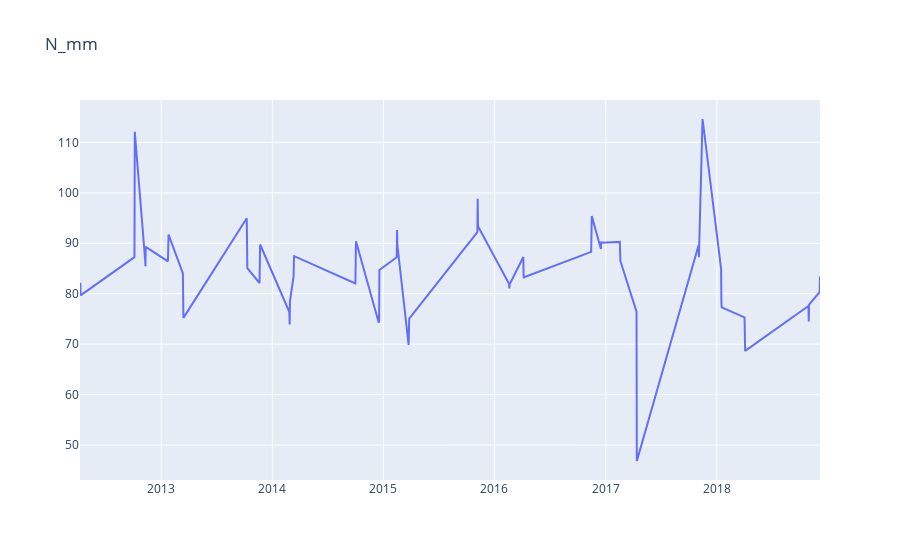
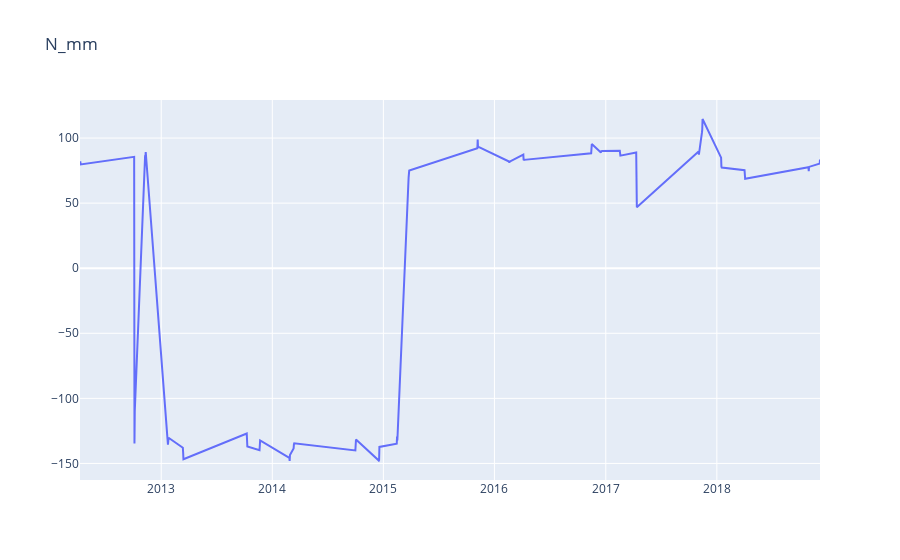
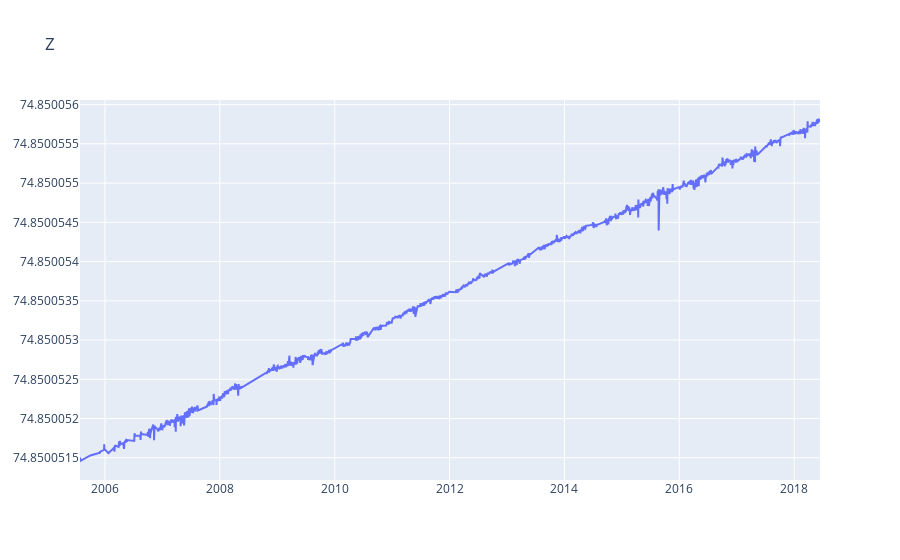

The cell these charts' notebook holds for them, in order:
### Code cell
from plotly.offline import download_plotlyjs, init_notebook_mode, plot, iplot
from plotly import graph_objs as go
init_notebook_mode(connected = True)

def plotly_df(df, title = ''):
    data = []

    for column in df.columns:
       
        trace = go.Scatter(
            x = df.index,
           
            y = df[column],
            mode = 'lines',
            name = column # tupo nazvanie
            
        )
        
        
        data.append(trace)
        #print(data)
    layout = dict(title = title)
    fig = dict(data = data, layout = layout)
    iplot(fig, show_link=False)

#dataset = pd.read_csv('ts_keg.csv', index_col=['Time'], parse_dates=['Time'])
#plotly_df(dataset, title = "Users online")
dataset = pd.read_csv('ik03_z.csv', index_col=['Time'], parse_dates=['Time'])
dataset2 = pd.read_csv('ik03_h.csv', index_col=['Time'], parse_dates=['Time'])
dataset3 = pd.read_csv('ik03_h_c.csv', index_col=['Time'], parse_dates=['Time'])
iat = pd.read_csv('iat1.csv', index_col=['Time'], parse_dates=['Time'])
iat2 = pd.read_csv('iat2.txt')
plotly_df(dataset3, title = "N_mm")
plotly_df(dataset2, title = "N_mm")
plotly_df(iat, title = "Z")
#plotly_df(dataset,title = "X_m")
#dataset['Online users'].head()
#def moving_average(series, n):# Скользящ среднее
#    return np.average(series[-n:])
#moving_average(dataset.Users, 24)
#dataset['nor']=(dataset['X_m']-dataset['X_m'].mean())/dataset['X_m'].std()
#dataset['nor']=(dataset['X_m']-dataset['X_m'].min())/(dataset['X_m'].max()-dataset['X_m'].min())
#sns.distplot(dataset['nor'])
#dataset.head()
#dataset['nor']=(dataset['X_m']-dataset['X_m'].min())/(dataset['X_m'].max()-dataset['X_m'].min())
#dataset1 = dataset.drop('X_m',axis=1)
#daraset = dataset.drop('nor',axis=1)

#plotly_df(dataset1, title = "N_mm")

### Figure 1 — Plotly figure (JSON) as saved in the notebook; plotly's stock layout.template omitted (floating-point values rounded to 4 significant figures)
{"data": [{"mode": "lines", "name": "H_mm", "type": "scatter", "x": ["2012-04-09T00:00:00", "2012-04-10T00:00:00", "2012-04-11T00:00:00", "2012-10-05T00:00:00", "2012-10-06T00:00:00", "2012-11-09T00:00:00", "2012-11-10T00:00:00", "2012-11-11T00:00:00", "2013-01-23T00:00:00", "2013-01-24T00:00:00", "2013-01-25T00:00:00", "2013-03-13T00:00:00", "2013-03-14T00:00:00", "2013-03-15T00:00:00", "2013-10-09T00:00:00", "2013-10-10T00:00:00", "2013-10-11T00:00:00", "2013-11-20T00:00:00", "2013-11-21T00:00:00", "2013-11-22T00:00:00", "2014-02-26T00:00:00", "2014-02-27T00:00:00", "2014-02-28T00:00:00", "2014-03-12T00:00:00", "2014-03-13T00:00:00", "2014-03-14T00:00:00", "2014-10-01T00:00:00", "2014-10-02T00:00:00", "2014-10-03T00:00:00", "2014-12-17T00:00:00", "2014-12-18T00:00:00", "2014-12-19T00:00:00", "2015-02-14T00:00:00", "2015-02-15T00:00:00", "2015-02-16T00:00:00", "2015-03-25T00:00:00", "2015-03-26T00:00:00", "2015-03-27T00:00:00", "2015-11-06T00:00:00", "2015-11-07T00:00:00", "2015-11-08T00:00:00", "2016-02-18T00:00:00", "2016-02-19T00:00:00", "2016-02-20T00:00:00", "2016-04-05T00:00:00", "2016-04-06T00:00:00", "2016-04-07T00:00:00", "2016-11-14T00:00:00", "2016-11-15T00:00:00", "2016-11-16T00:00:00", "2016-12-16T00:00:00", "2016-12-17T00:00:00", "2016-12-18T00:00:00", "2017-02-16T00:00:00", "2017-02-18T00:00:00", "2017-04-12T00:00:00", "2017-04-13T00:00:00", "2017-11-02T00:00:00", "2017-11-03T00:00:00", "2017-11-15T00:00:00", "2018-01-15T00:00:00", "2018-01-16T00:00:00", "2018-01-17T00:00:00", "2018-04-02T00:00:00", "2018-04-03T00:00:00", "2018-04-04T00:00:00", "2018-10-29T00:00:00", "2018-10-30T00:00:00", "2018-10-31T00:00:00", "2018-12-04T00:00:00", "2018-12-05T00:00:00", "2018-12-06T00:00:00"], "y": [79.75, 82.15, 79.67, 87.26, 112.1, 86.81, 85.45, 89.3, 86.43, 88.74, 91.73, 84.09, 80.29, 75.21, 94.96, 90.57, 85.05, 82.13, 84.84, 89.76, 76.36, 73.88, 78.48, 83.49, 86.66, 87.44, 82.04, 84.27, 90.39, 74.25, 74.69, 84.71, 87.22, 92.63, 89.7, 69.84, 74.8, 75.07, 92.19, 98.81, 93.37, 81.96, 81.03, 81.88, 87.27, 83.05, 83.25, 88.31, 91.26, 95.41, 88.88, 90.33, 90.12, 90.28, 86.5, 76.44, 46.84, 89.62, 87.23, 114.6, 84.93, 78.07, 77.31, 75.3, 73.7, 68.67, 77.56, 74.51, 77.84, 80.25, 80.56, 83.43]}], "layout": {"title": {"text": "N_mm"}}}

### Figure 2 — Plotly figure (JSON) as saved in the notebook; plotly's stock layout.template omitted (floating-point values rounded to 4 significant figures)
{"data": [{"mode": "lines", "name": "H_mm", "type": "scatter", "x": ["2012-04-09T00:00:00", "2012-04-10T00:00:00", "2012-04-11T00:00:00", "2012-10-04T00:00:00", "2012-10-05T00:00:00", "2012-10-06T00:00:00", "2012-11-09T00:00:00", "2012-11-10T00:00:00", "2012-11-11T00:00:00", "2013-01-23T00:00:00", "2013-01-24T00:00:00", "2013-01-25T00:00:00", "2013-03-13T00:00:00", "2013-03-14T00:00:00", "2013-03-15T00:00:00", "2013-10-09T00:00:00", "2013-10-10T00:00:00", "2013-10-11T00:00:00", "2013-11-20T00:00:00", "2013-11-21T00:00:00", "2013-11-22T00:00:00", "2014-02-26T00:00:00", "2014-02-27T00:00:00", "2014-02-28T00:00:00", "2014-03-12T00:00:00", "2014-03-13T00:00:00", "2014-03-14T00:00:00", "2014-10-01T00:00:00", "2014-10-02T00:00:00", "2014-10-03T00:00:00", "2014-12-17T00:00:00", "2014-12-18T00:00:00", "2014-12-19T00:00:00", "2015-02-14T00:00:00", "2015-02-15T00:00:00", "2015-02-16T00:00:00", "2015-03-25T00:00:00", "2015-03-26T00:00:00", "2015-03-27T00:00:00", "2015-11-06T00:00:00", "2015-11-07T00:00:00", "2015-11-08T00:00:00", "2016-02-18T00:00:00", "2016-02-19T00:00:00", "2016-02-20T00:00:00", "2016-04-05T00:00:00", "2016-04-06T00:00:00", "2016-04-07T00:00:00", "2016-11-14T00:00:00", "2016-11-15T00:00:00", "2016-11-16T00:00:00", "2016-12-16T00:00:00", "2016-12-17T00:00:00", "2016-12-18T00:00:00", "2017-02-16T00:00:00", "2017-02-18T00:00:00", "2017-04-11T00:00:00", "2017-04-12T00:00:00", "2017-04-13T00:00:00", "2017-11-02T00:00:00", "2017-11-03T00:00:00", "2017-11-13T00:00:00", "2017-11-14T00:00:00", "2017-11-15T00:00:00", "2018-01-15T00:00:00", "2018-01-16T00:00:00", "2018-01-17T00:00:00", "2018-04-02T00:00:00", "2018-04-03T00:00:00", "2018-04-04T00:00:00", "2018-10-29T00:00:00", "2018-10-30T00:00:00", "2018-10-31T00:00:00", "2018-12-04T00:00:00", "2018-12-05T00:00:00", "2018-12-06T00:00:00"], "y": [79.75, 82.15, 79.67, 85.56, -134.8, -109.9, 86.81, 85.45, 89.3, -135.6, -133.3, -130.3, -137.9, -141.7, -146.8, -127.0, -131.4, -136.9, -139.9, -137.2, -132.2, -145.6, -148.1, -143.5, -138.5, -135.3, -134.6, -140.0, -137.7, -131.6, -147.8, -147.3, -137.3, -134.8, -129.4, -132.3, 69.84, 74.8, 75.07, 92.19, 98.81, 93.37, 81.96, 81.03, 81.88, 87.27, 83.05, 83.25, 88.31, 91.26, 95.41, 88.88, 90.33, 90.12, 90.28, 86.5, 88.87, 76.44, 46.84, 89.62, 87.23, 104.2, 106.5, 114.6, 84.93, 78.07, 77.31, 75.3, 73.7, 68.67, 77.56, 74.51, 77.84, 80.25, 80.56, 83.43]}], "layout": {"title": {"text": "N_mm"}}}

### Figure 3 — Plotly figure (JSON) as saved in the notebook; plotly's stock layout.template omitted (floating-point values rounded to 4 significant figures; data arrays with more than 128 entries replaced by an {"elided": "..."} marker saying what was removed)
{"data": [{"mode": "lines", "name": "N", "type": "scatter", "x": {"elided": "3056 str values"}, "y": {"elided": "3056 float values"}}], "layout": {"title": {"text": "Z"}}}
